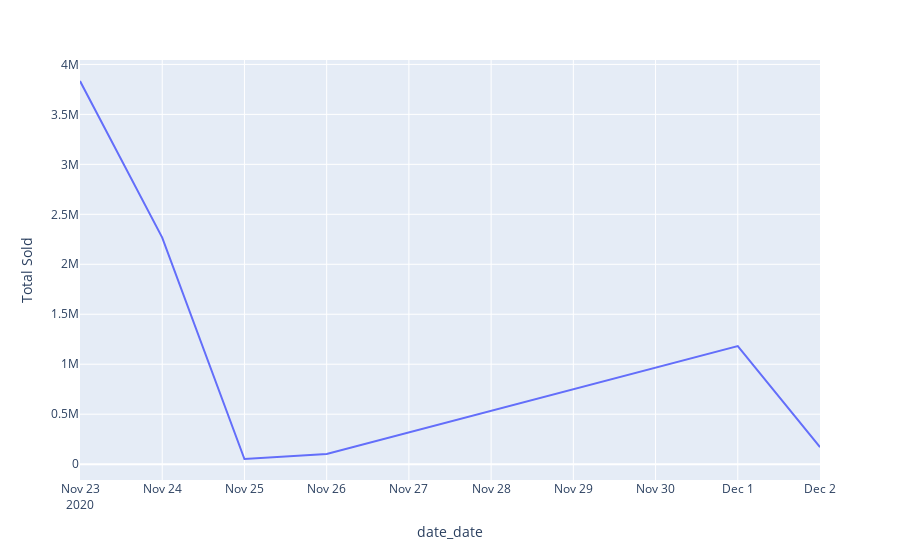

Notebook cell for this chart:
### Code cell
plt.figure()

fig=px.line(date_vs_volume_set,x=date_vs_volume_set.index,y='total_sold',
        labels={'total_sold': 'Total Sold', 'index': 'Date'})
fig.show()

### Figure 1 — Plotly figure (JSON) as saved in the notebook; plotly's stock layout.template omitted (floating-point values rounded to 4 significant figures)
{"data": [{"hovertemplate": "date_date=%{x}<br>Total Sold=%{y}<extra></extra>", "legendgroup": "", "line": {"color": "#636efa", "dash": "solid"}, "marker": {"symbol": "circle"}, "mode": "lines", "name": "", "orientation": "v", "showlegend": false, "type": "scatter", "x": ["2020-11-23", "2020-11-24", "2020-11-25", "2020-11-26", "2020-12-01", "2020-12-02"], "xaxis": "x", "y": [3834037, 2267134, 51645, 101100, 1181550, 170303], "yaxis": "y"}], "layout": {"legend": {"tracegroupgap": 0}, "margin": {"t": 60}, "xaxis": {"anchor": "y", "domain": [0, 1], "title": {"text": "date_date"}}, "yaxis": {"anchor": "x", "domain": [0, 1], "title": {"text": "Total Sold"}}}}
